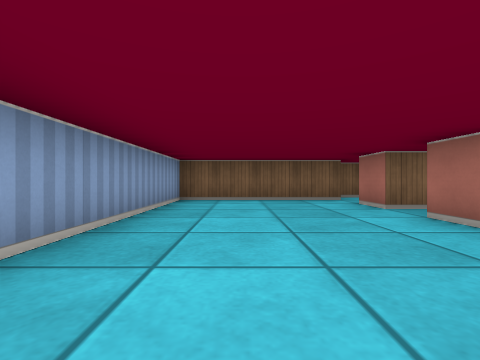
View 1 (above)

20 first-person views from a walk through a cub3D ray-caster map. The camera is about half as high as the walls, looks level and sees 85° across. The floor is counted in squares. Each view is taken from the middle of a square. On the plan, view 1 faces up. The plan holds only what a view shows up to about 9 squares ahead; the rest is blank. The place goes on beyond the plan.

View 2
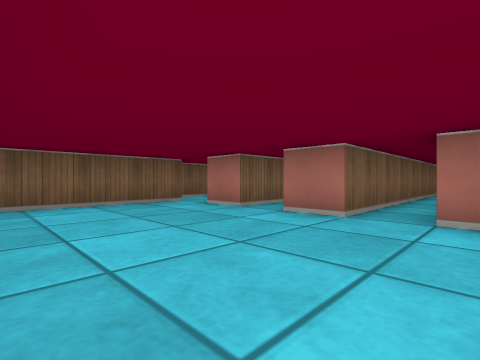

View 3
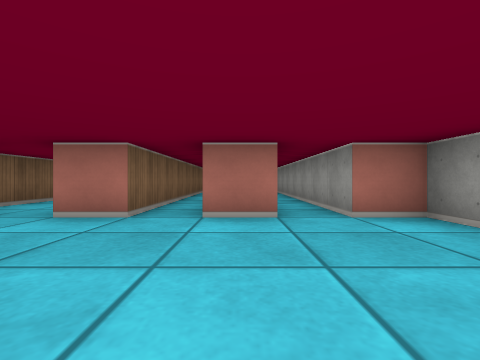

View 4
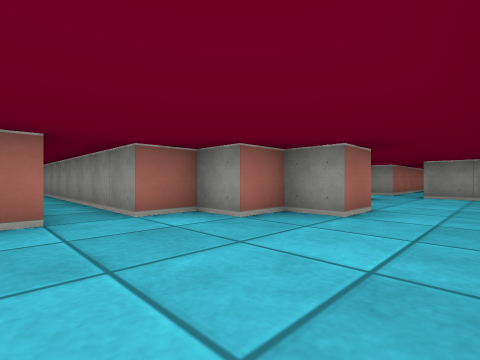

View 5
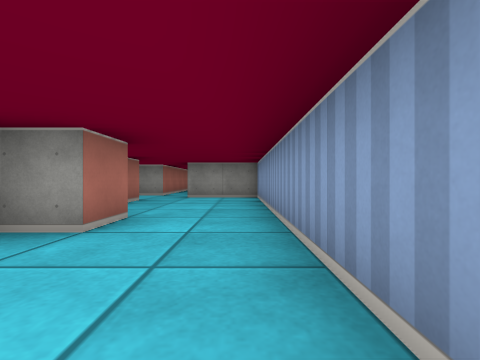

View 6
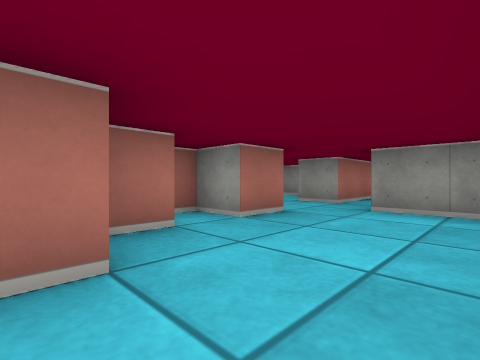

View 7
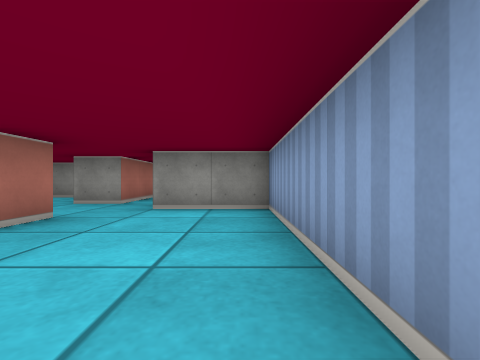

View 8
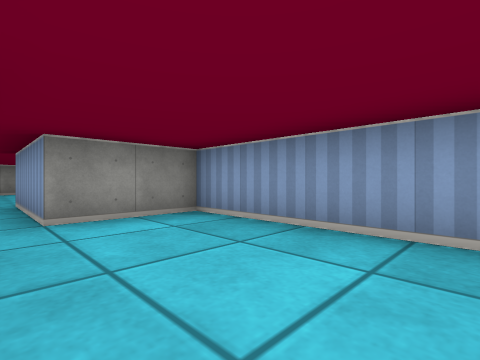

View 9
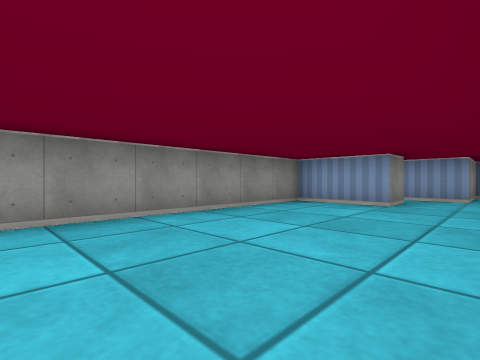

View 10
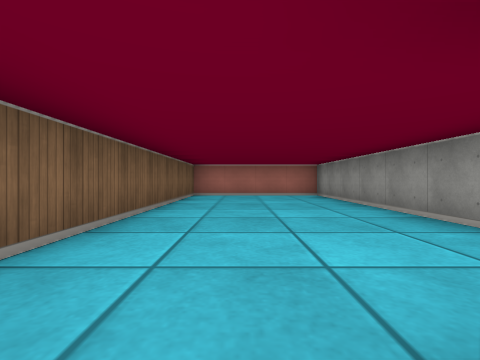

View 11
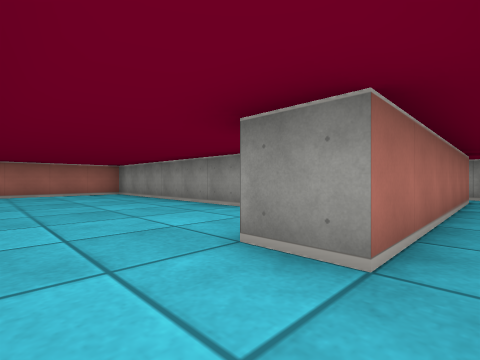

View 12
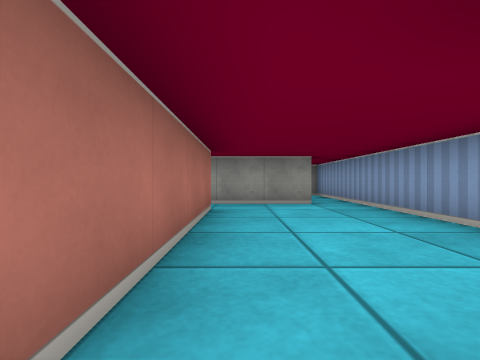

View 13
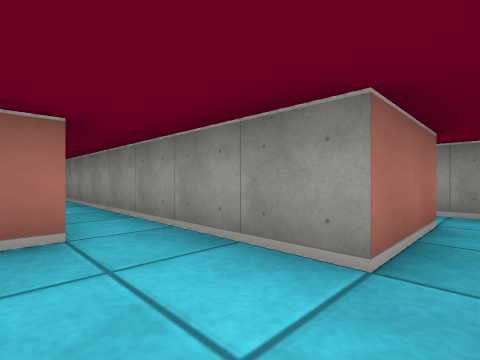

View 14
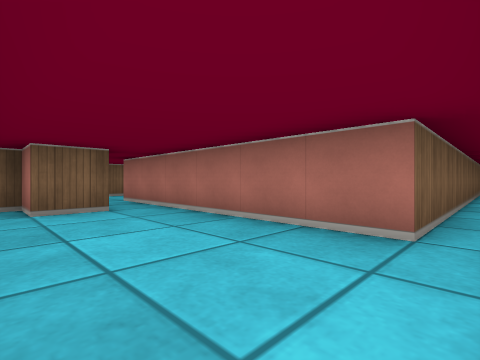

View 15
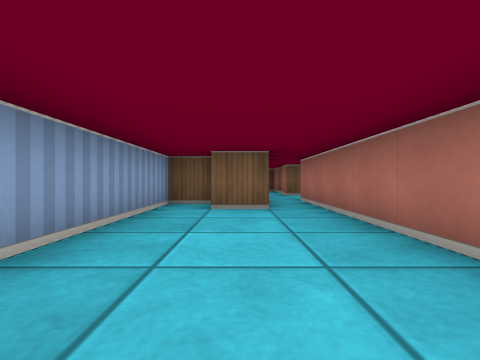

View 16
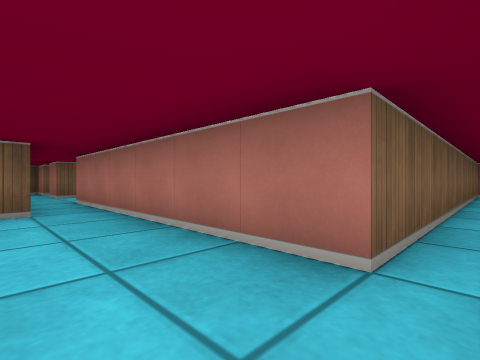

View 17
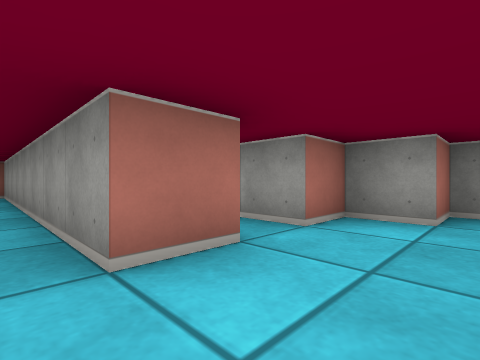

View 18
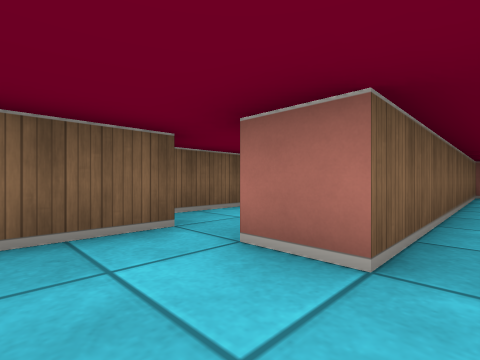

View 19
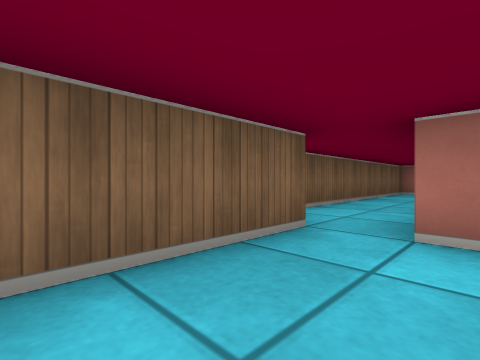

View 20
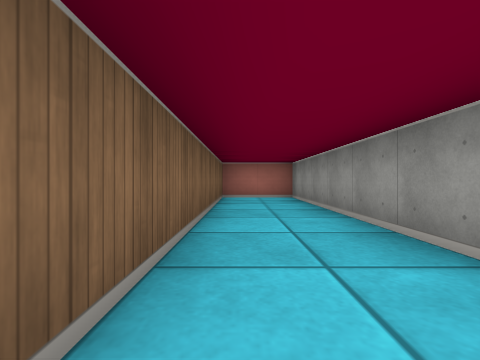

### Floor plan
Points are (right, up) in squares from view 1. A wall is a line through its corners. A room is listed if a view was taken in it or the views show most of it. See-through windows are left out.
Room 1 (views 1, 2, 3, 4, 5, 6, 7, 8, 10, 11, 17, 18, 19)
walls: (0.5, -1.5) (0.5, -0.5) (1.5, -0.5) (1.5, 0.5) (2.5, 0.5) (2.5, 1.5) (9.5, 1.5); (1.5, -2.5) (1.5, -1.8); (2.5, -4.5) (1.5, -4.5) (1.5, -3.5) (2.5, -3.5) (2.5, -3); (2.5, 6.5) (-1.5, 6.5) (-1.5, -5.5) (0.5, -5.5) (0.5, -6.5); (1.5, -6.5) (2.5, -6.5); (9.5, 2.5) (2.5, 2.5) (2.5, 3.5) (10.5, 3.5) (10.5, 4.5) (2.5, 4.5) (2.5, 5.5)
ways out: opening at (2, -5.5) to room 2; opening at (1, -7.5) to room 3; opening at (3, 6) to room 4
Room 2 (view 9)
walls: (2.5, -6.5) (2.5, -8.5) (10.5, -8.5) (10.5, -4.5) (2.5, -4.5)
ways out: opening at (2, -5.5) to room 1
Room 3 (views 12, 13, 14, 15, 16)
walls: (-0.5, -15.5) (-0.5, -13.5) (6.5, -13.5); (0.5, -6.5) (0.5, -8.5) (-0.5, -8.5) (-0.5, -7.5) (-1.5, -7.5) (-1.5, -15.5); (10.1, -12.5) (1.5, -12.5) (1.5, -6.5)
ways out: opening at (1, -7.5) to room 1; opening at (-1, -14.5)
Room 4 (view 20)
walls: (4.6, 5.5) (10.5, 5.5) (10.5, 7.5) (2.9, 7.5)
ways out: opening at (3, 6) to room 1

Where each view was taken, in squares from view 1:
view 1: 0 up, 0 right, facing up
view 2: 1 up, 1 left, facing up-right
view 3: 3 up, 1 left, facing right
view 4: 3 up, 1 left, facing down-right
view 5: 2 up, 1 left, facing down
view 6: 1 down, 1 left, facing down-right
view 7: 1 down, 1 left, facing down
view 8: 2 down, 1 right, facing down-left
view 9: 5 down, 8 right, facing down-left
view 10: 6 down, 2 right, facing right
view 11: 5 down, 1 right, facing down-right
view 12: 8 down, 1 right, facing down
view 13: 12 down, 1 left, facing down-right
view 14: 13 down, 1 left, facing up-right
view 15: 13 down, 0 right, facing up
view 16: 13 down, 0 right, facing up-right
view 17: 4 up, 1 right, facing down-right
view 18: 4 up, 1 right, facing up-right
view 19: 5 up, 0 right, facing up-right
view 20: 7 up, 3 right, facing right
